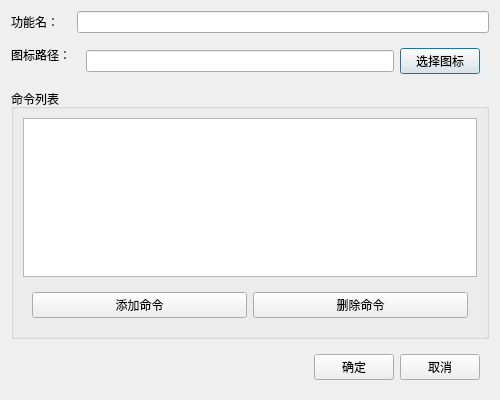
<?xml version="1.0" encoding="UTF-8"?>
<ui version="4.0">
 <class>FuncConfigDialog</class>
 <widget class="QDialog" name="FuncConfigDialog">
  <property name="geometry">
   <rect>
    <x>0</x>
    <y>0</y>
    <width>500</width>
    <height>400</height>
   </rect>
  </property>
  <property name="windowTitle">
   <string>功能配置</string>
  </property>
  <layout class="QVBoxLayout" name="verticalLayout">
   <item>
    <layout class="QFormLayout" name="formLayout">
     <item row="0" column="0">
      <widget class="QLabel" name="label">
       <property name="text">
        <string>功能名：</string>
       </property>
      </widget>
     </item>
     <item row="0" column="1">
      <widget class="QLineEdit" name="funcNameEdit"/>
     </item>
     <item row="1" column="0">
      <widget class="QLabel" name="label_2">
       <property name="text">
        <string>图标路径：</string>
       </property>
      </widget>
     </item>
     <item row="1" column="1">
      <widget class="QWidget" name="horizontalWidget" native="true">
       <layout class="QHBoxLayout" name="horizontalLayout">
        <item>
         <widget class="QLineEdit" name="iconPathEdit"/>
        </item>
        <item>
         <widget class="QPushButton" name="selectIconBtn">
          <property name="text">
           <string>选择图标</string>
          </property>
         </widget>
        </item>
       </layout>
      </widget>
     </item>
    </layout>
   </item>
   <item>
    <widget class="QGroupBox" name="groupBox">
     <property name="title">
      <string>命令列表</string>
     </property>
     <layout class="QVBoxLayout" name="verticalLayout_2">
      <item>
       <widget class="QListWidget" name="cmdListWidget"/>
      </item>
      <item>
       <widget class="QWidget" name="horizontalWidget_2" native="true">
        <layout class="QHBoxLayout" name="horizontalLayout_2">
         <item>
          <widget class="QPushButton" name="addCmdBtn">
           <property name="text">
            <string>添加命令</string>
           </property>
          </widget>
         </item>
         <item>
          <widget class="QPushButton" name="delCmdBtn">
           <property name="text">
            <string>删除命令</string>
           </property>
          </widget>
         </item>
        </layout>
       </widget>
      </item>
     </layout>
    </widget>
   </item>
   <item>
    <widget class="QWidget" name="horizontalWidget_3" native="true">
     <layout class="QHBoxLayout" name="horizontalLayout_3">
      <item>
       <spacer name="horizontalSpacer">
        <property name="orientation">
         <enum>Qt::Horizontal</enum>
        </property>
        <property name="sizeHint" stdset="0">
         <size>
          <width>40</width>
          <height>20</height>
         </size>
        </property>
       </spacer>
      </item>
      <item>
       <widget class="QPushButton" name="confirmBtn">
        <property name="text">
         <string>确定</string>
        </property>
       </widget>
      </item>
      <item>
       <widget class="QPushButton" name="cancelBtn">
        <property name="text">
         <string>取消</string>
        </property>
       </widget>
      </item>
     </layout>
    </widget>
   </item>
  </layout>
 </widget>
 <resources/>
 <connections/>
</ui>
